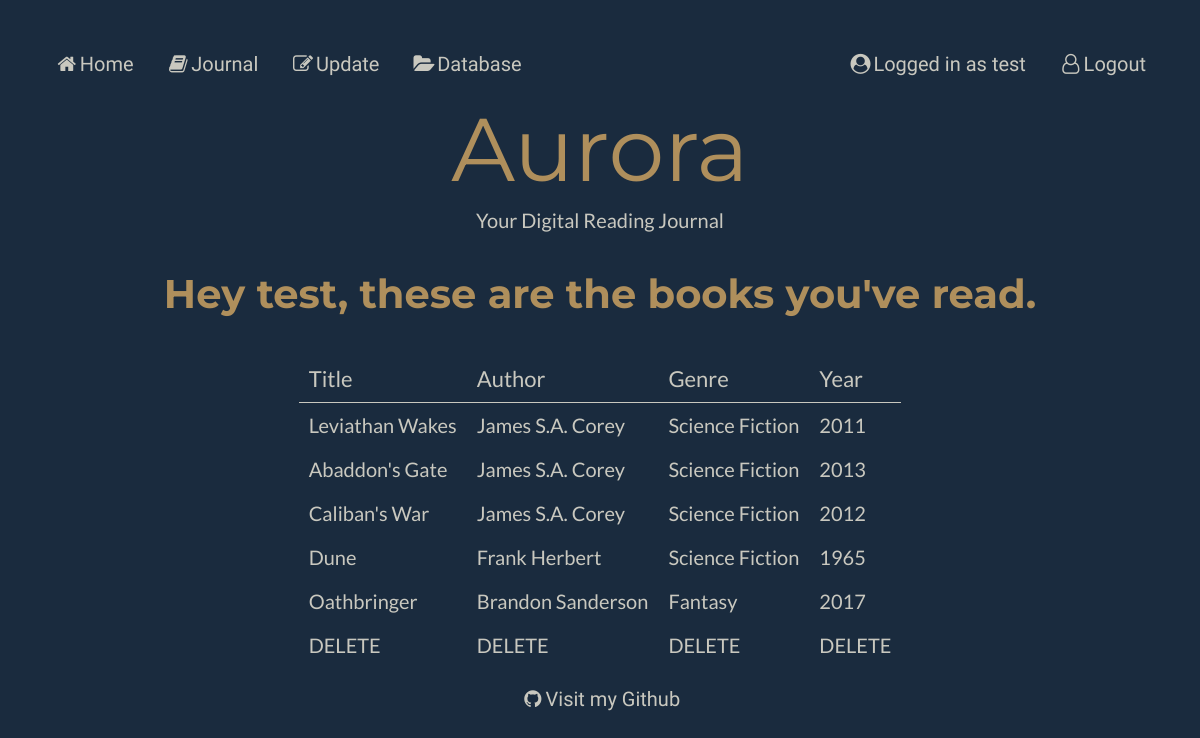
The page /journal (signed in) on the database as committed earlier.
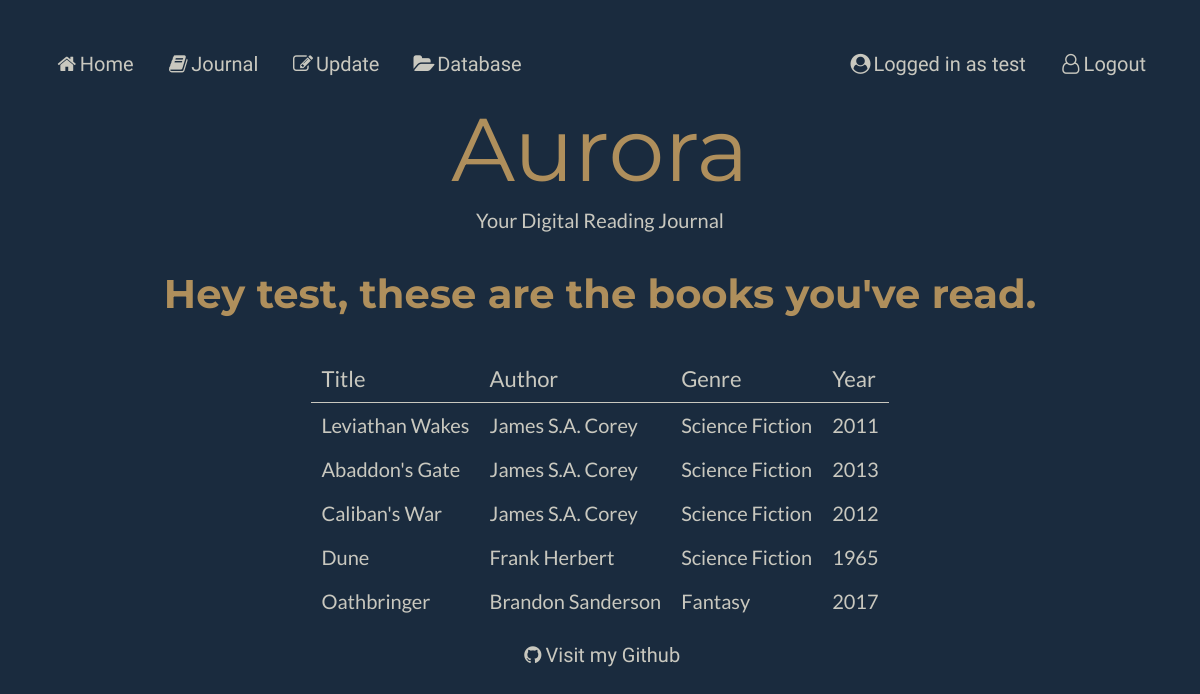
The same page on the database as committed later.
### models.py (models this page shows)
class Books (db.Model):
    __tablename__ = "Books"
    bookid = db.Column(db.Integer, primary_key=True)
    title = db.Column(db.String(80))
    synopsis = db.Column(db.String(80))
    year = db.Column(db.String(80))
    authors = db.relationship("Authors", secondary=BooksAuthors, back_populates="books" )
    users = db.relationship("Users", secondary=BooksUsers, back_populates="books")
    genres = db.relationship("Genres", secondary=BooksGenres, back_populates="books")

### main.py (the view)
@app.route('/journal')
def journal():
    user = models.Users.query.filter_by(userid=session['user']).first_or_404()
    return render_template("journal.html", user=user, userid=user, page_title="Journal")

### main.py (called while the page is built)
@app.context_processor
def add_current_user():
    if session.get('user'): # if a user is logged in
        return dict(current_user=models.Users.query.get(session['user'])) # current user is equal to userinfo of user session
    return dict(current_user=None) # otherwise current user is none

### templates/journal.html
{% extends 'layout.html' %}
{% block content %}
{% if current_user %}
<h1>Hey {{current_user.username}}, these are the books you've read.</h1>
{% endif %}
<table id="journal">
        <tr>
            <th colspan = 1>Title</th>
            <th colspan = 1>Author</th>
            <th colspan = 1>Genre</th>
            <th colspan = 1>Year</th>
        </tr>
        {% for book in user.books %}
        <tr>
            <td><a href="/book/{{ book.title }}">{{ book.title }}</a></td>
            <td><a href="/author/{{book.authors|join(', ', attribute='name') }}">{{ book.authors|join(', ', attribute='name') }}</a></td>
            <td><a href="/genre/{{book.genres|join(', ', attribute='name') }}">{{ book.genres|join(', ', attribute='name') }}</a></td>
            <td>{{ book.year }} </td>
        </tr>
        {% endfor%}
    </table>
{% endblock %}

Rows that differ between the two databases and show on the page:
removed Books: title "DELETE", authors "DELETE", genres "DELETE", year "DELETE"
